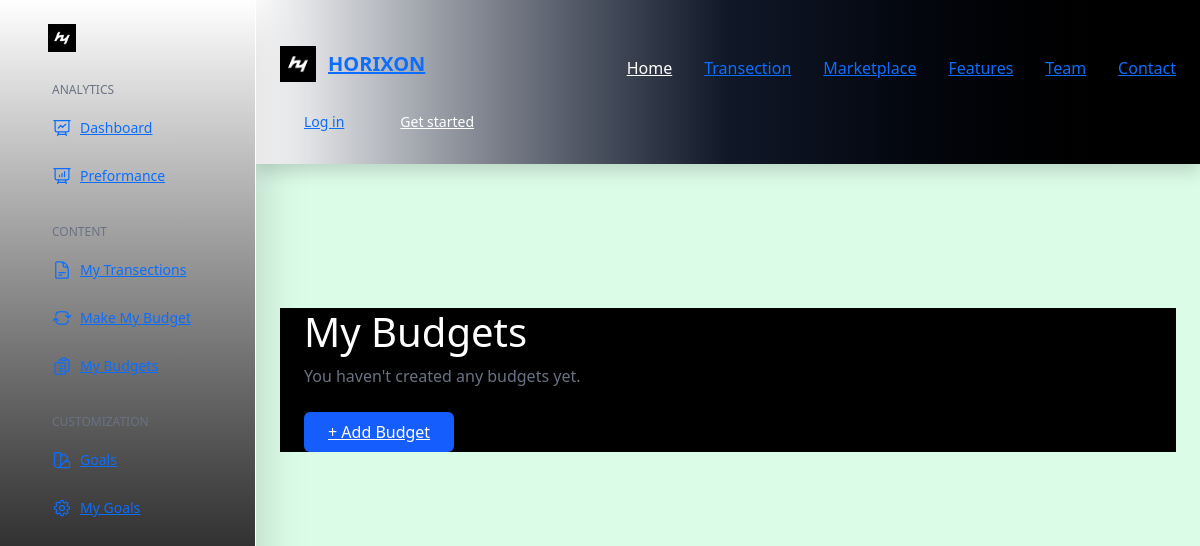
The page /budget/ (signed in) on the database as committed earlier.
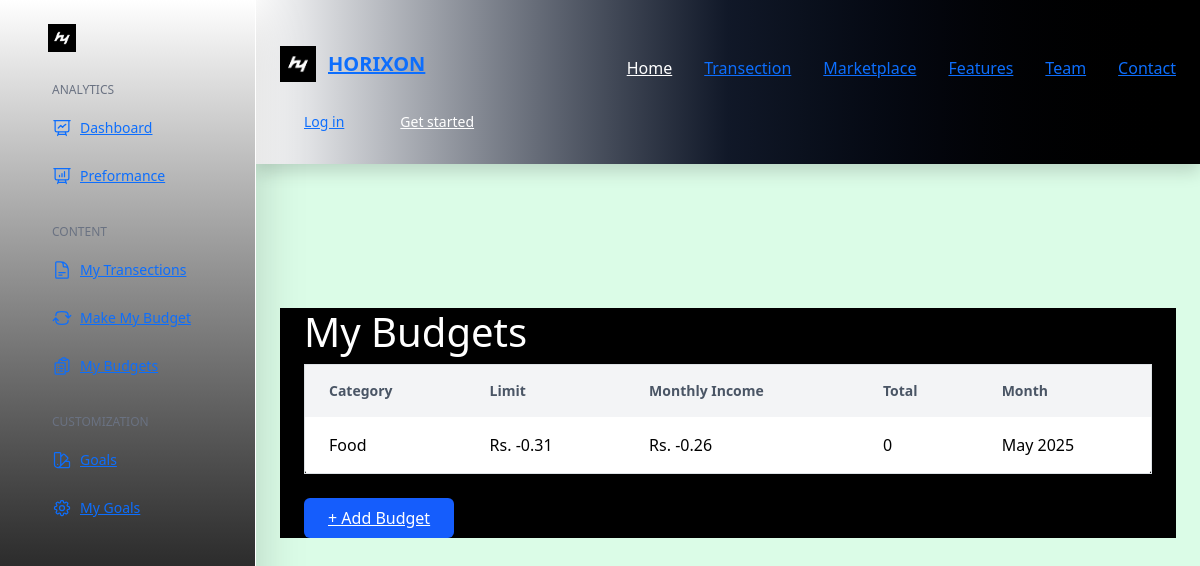
The same page on the database as committed later.
### main/models.py (models this page shows)
class Budget1(models.Model):
    user = models.ForeignKey(User, on_delete=models.CASCADE)
    category = models.CharField(max_length=100)
    limit = models.DecimalField(max_digits=10, decimal_places=2)
    mounthly_in = models.DecimalField(max_digits=10, decimal_places=2)
    month = models.DateField(auto_now_add=True)
    total = models.IntegerField(default=0)

### main/views.py (the view)
# urls.py: path('budget/', views.budget_list, name='budget-list'),
@login_required(login_url='login')
def budget_list(request):
    budgets = Budget1.objects.filter(user=request.user)
    return render(request, 'budget/budget_list.html', {'budgets': budgets})

### templates/budget/budget_list.html
{% extends 'base.html' %}
{% block content %}
<div class="flex-1 flex flex-col">
    {% include "partials/slidebar.html" %}
     <main class="ml-64 mt-20 p-4">
<div class="max-w-6xl mx-auto mt-10 px-4 bg-black">
    <h1 class="text-3xl font-bold text-gray-800 mb-6">My Budgets</h1>
    {% if budgets %}
        <div class="overflow-x-auto bg-black">
            <table class="min-w-full bg-white text-black border border-gray-300 rounded-md shadow-md">
                <thead class="bg-gray-100 text-gray-600 text-left text-sm">
                    <tr>
                        <th class="py-3 px-4 border-b">Category</th>
                        <th class="py-3 px-4 border-b">Limit</th>
                        <th class="py-3 px-4 border-b">Monthly Income</th>
                        <th class="py-3 px-4 border-b">Total</th>
                        <th class="py-3 px-4 border-b">Month</th>
                    </tr>
                </thead>
                <tbody>
                    {% for budget in budgets %}
                        <tr class="hover:bg-gray-50">
                            <td class="py-3 px-4 border-b">{{ budget.category }}</td>
                            <td class="py-3 px-4 border-b">Rs. {{ budget.limit }}</td>
                            <td class="py-3 px-4 border-b">Rs. {{ budget.mounthly_in }}</td>
                            <td class="py-3 px-4 border-b">{{ budget.total }}</td>
                            <td class="py-3 px-4 border-b">{{ budget.month|date:"F Y" }}</td>
                        </tr>
                    {% endfor %}
                </tbody>
            </table>
        </div>
    {% else %}
        <p class="text-gray-500">You haven't created any budgets yet.</p>
    {% endif %}
    <div class="mt-6">
        <a href="{% url 'add-budget' %}" class="inline-block bg-blue-600 text-white px-4 py-2 rounded hover:bg-blue-700 transition">
            + Add Budget
        </a>
    </div>
</div></main>
</div>
{% endblock %}

Rows that differ between the two databases and show on the page:
added Budget1: category "Food", limit "-0.31", mounthly_in "-0.26", total "0", month "May 2025"
Other text that changed with them:
text no longer shown: "You haven't created any budgets yet."
text now shown: "Category Limit Monthly Income Total Month"
